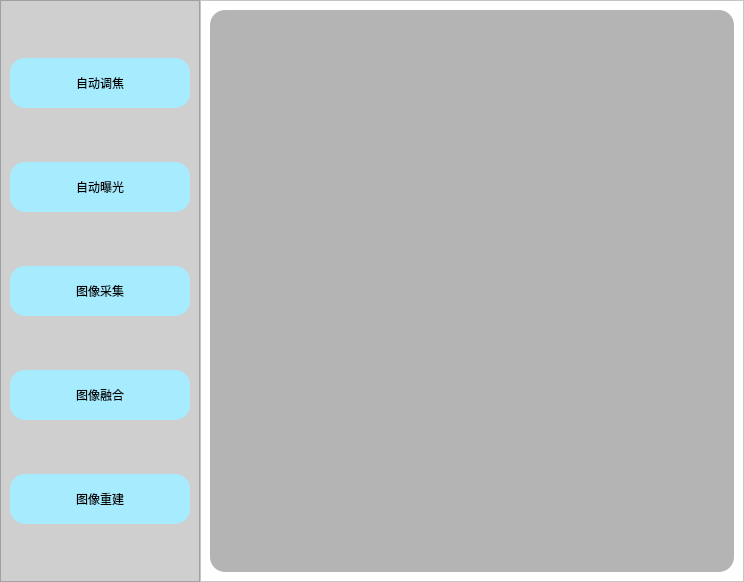
<?xml version="1.0" encoding="UTF-8"?>
<ui version="4.0">
 <class>MainWindow</class>
 <widget class="QMainWindow" name="MainWindow">
  <property name="geometry">
   <rect>
    <x>0</x>
    <y>0</y>
    <width>744</width>
    <height>582</height>
   </rect>
  </property>
  <property name="windowTitle">
   <string>MainWindow</string>
  </property>
  <widget class="QWidget" name="centralwidget">
   <layout class="QHBoxLayout" name="horizontalLayout">
    <property name="spacing">
     <number>0</number>
    </property>
    <property name="leftMargin">
     <number>0</number>
    </property>
    <property name="topMargin">
     <number>0</number>
    </property>
    <property name="rightMargin">
     <number>0</number>
    </property>
    <property name="bottomMargin">
     <number>0</number>
    </property>
    <item>
     <widget class="QFrame" name="frame">
      <property name="maximumSize">
       <size>
        <width>200</width>
        <height>16777215</height>
       </size>
      </property>
      <property name="styleSheet">
       <string notr="true">QFrame{
		background-color: rgb(207, 207, 207)
}</string>
      </property>
      <property name="frameShape">
       <enum>QFrame::StyledPanel</enum>
      </property>
      <property name="frameShadow">
       <enum>QFrame::Raised</enum>
      </property>
      <layout class="QVBoxLayout" name="verticalLayout">
       <item>
        <widget class="QPushButton" name="pushButton">
         <property name="maximumSize">
          <size>
           <width>16777215</width>
           <height>50</height>
          </size>
         </property>
         <property name="styleSheet">
          <string notr="true">QPushButton{
		background-color: rgb(167, 235, 255);
		border-radius: 15px;
}
QPushButton::hover{
		background-color: rgb(205, 255, 164);
}</string>
         </property>
         <property name="text">
          <string>自动调焦</string>
         </property>
        </widget>
       </item>
       <item>
        <widget class="QPushButton" name="pushButton_2">
         <property name="maximumSize">
          <size>
           <width>16777215</width>
           <height>50</height>
          </size>
         </property>
         <property name="styleSheet">
          <string notr="true">QPushButton{
		background-color: rgb(167, 235, 255);
		border-radius: 15px;
}
QPushButton::hover{
		background-color: rgb(205, 255, 164);
}</string>
         </property>
         <property name="text">
          <string>自动曝光</string>
         </property>
        </widget>
       </item>
       <item>
        <widget class="QPushButton" name="pushButton_3">
         <property name="maximumSize">
          <size>
           <width>16777215</width>
           <height>50</height>
          </size>
         </property>
         <property name="styleSheet">
          <string notr="true">QPushButton{
		background-color: rgb(167, 235, 255);
		border-radius: 15px;
}
QPushButton::hover{
		background-color: rgb(205, 255, 164);
}</string>
         </property>
         <property name="text">
          <string>图像采集</string>
         </property>
        </widget>
       </item>
       <item>
        <widget class="QPushButton" name="pushButton_4">
         <property name="maximumSize">
          <size>
           <width>16777215</width>
           <height>50</height>
          </size>
         </property>
         <property name="styleSheet">
          <string notr="true">QPushButton{
		background-color: rgb(167, 235, 255);
		border-radius: 15px;
}
QPushButton::hover{
		background-color: rgb(205, 255, 164);
}</string>
         </property>
         <property name="text">
          <string>图像融合</string>
         </property>
        </widget>
       </item>
       <item>
        <widget class="QPushButton" name="pushButton_5">
         <property name="maximumSize">
          <size>
           <width>16777215</width>
           <height>50</height>
          </size>
         </property>
         <property name="styleSheet">
          <string notr="true">QPushButton{
		background-color: rgb(167, 235, 255);
		border-radius: 15px;
}
QPushButton::hover{
		background-color: rgb(205, 255, 164);
}</string>
         </property>
         <property name="text">
          <string>图像重建</string>
         </property>
        </widget>
       </item>
      </layout>
     </widget>
    </item>
    <item>
     <widget class="QFrame" name="frame_2">
      <property name="styleSheet">
       <string notr="true">QFrame{
		background-color: white
}</string>
      </property>
      <property name="frameShape">
       <enum>QFrame::StyledPanel</enum>
      </property>
      <property name="frameShadow">
       <enum>QFrame::Raised</enum>
      </property>
      <layout class="QHBoxLayout" name="horizontalLayout_2">
       <item>
        <widget class="QLabel" name="label">
         <property name="sizePolicy">
          <sizepolicy hsizetype="Preferred" vsizetype="Preferred">
           <horstretch>0</horstretch>
           <verstretch>0</verstretch>
          </sizepolicy>
         </property>
         <property name="maximumSize">
          <size>
           <width>10000</width>
           <height>10000</height>
          </size>
         </property>
         <property name="styleSheet">
          <string notr="true">QLabel{
		background-color: rgb(180, 180, 180);
		border-radius: 15px;
}</string>
         </property>
         <property name="text">
          <string/>
         </property>
         <property name="alignment">
          <set>Qt::AlignCenter</set>
         </property>
        </widget>
       </item>
      </layout>
     </widget>
    </item>
   </layout>
  </widget>
  <widget class="QMenuBar" name="menubar">
   <property name="geometry">
    <rect>
     <x>0</x>
     <y>0</y>
     <width>744</width>
     <height>23</height>
    </rect>
   </property>
  </widget>
 </widget>
 <resources/>
 <connections/>
</ui>
